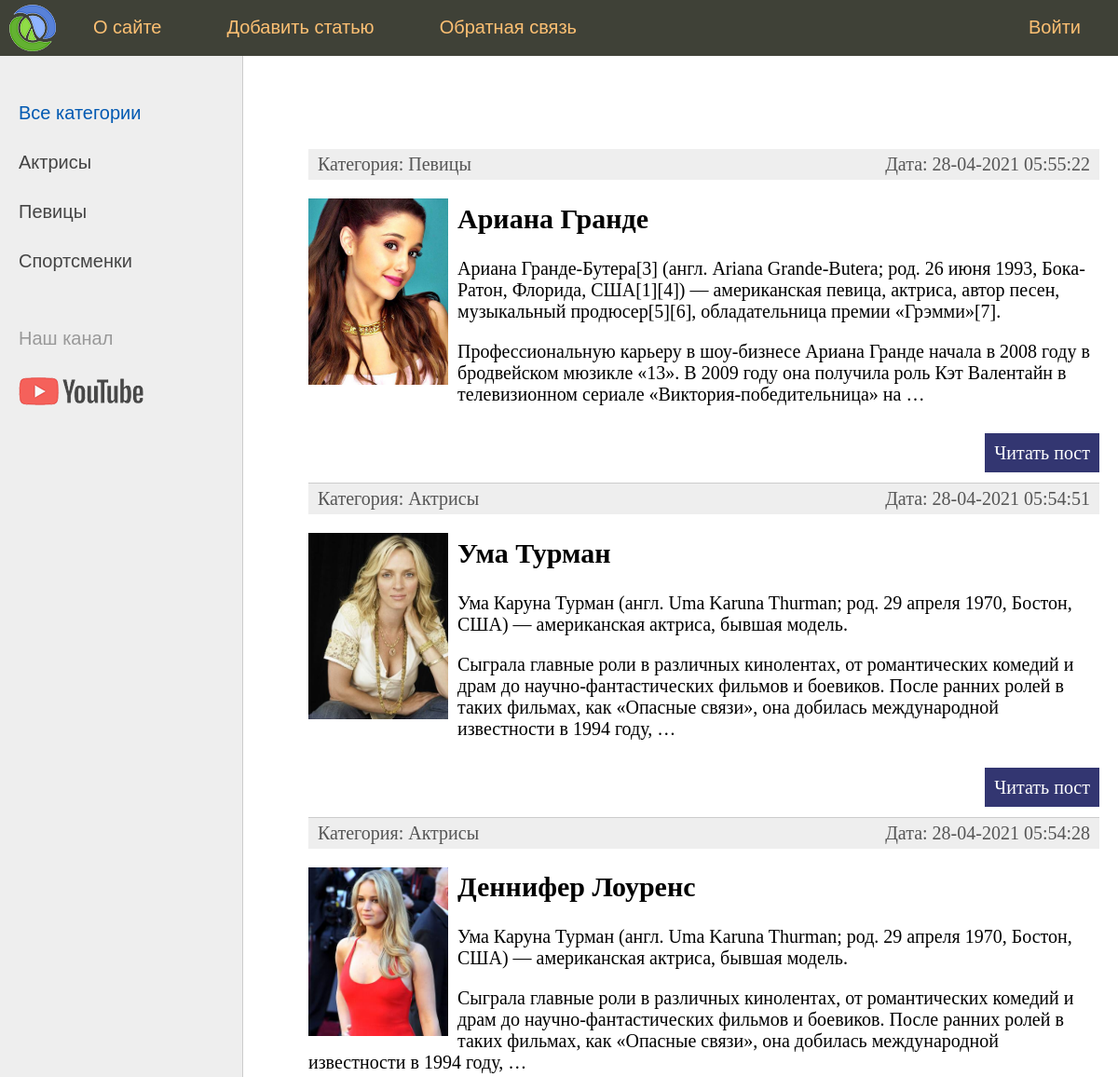
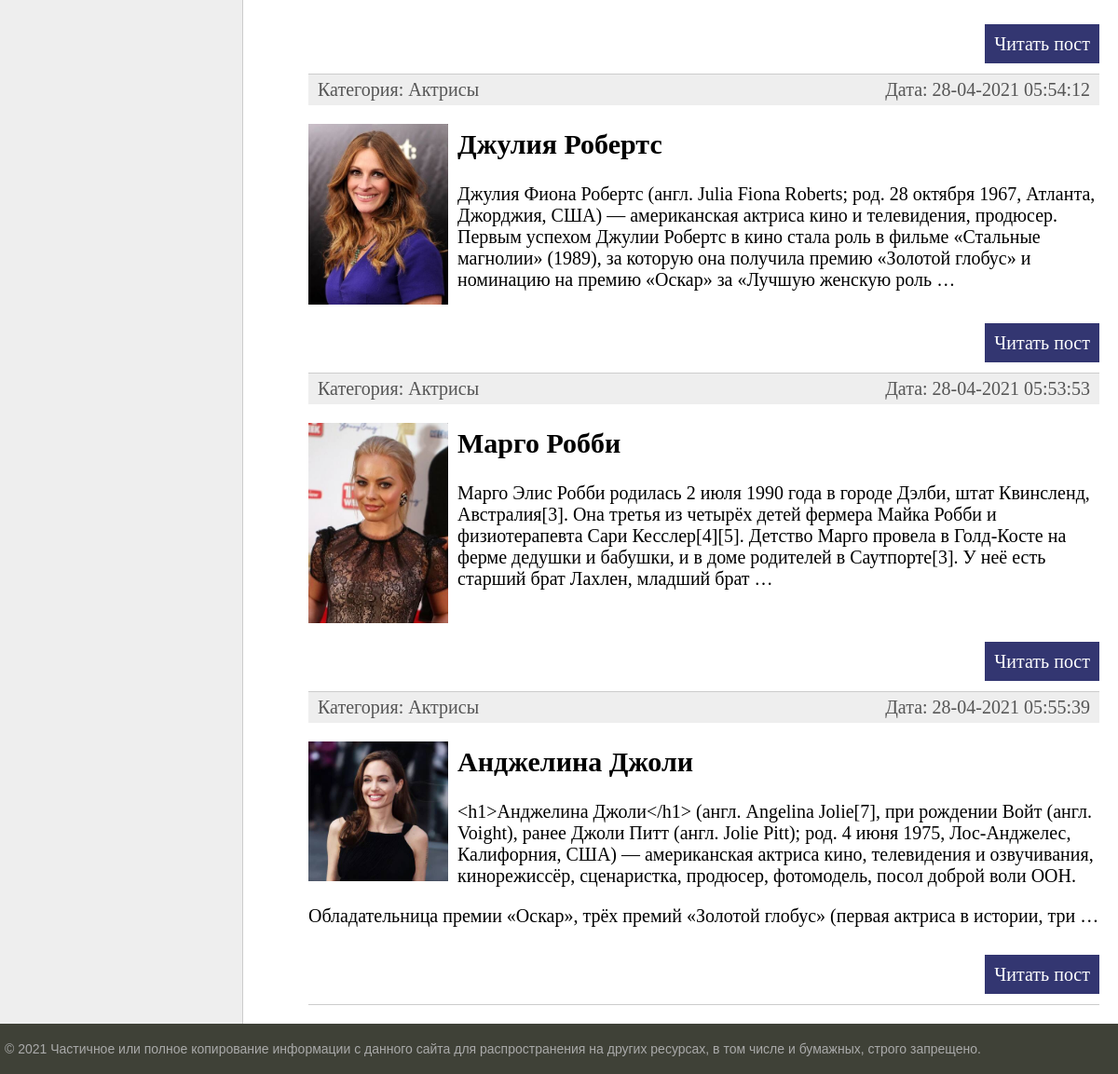
The page / on the database its author committed (2 pictures, top to bottom).
### women/models.py (models this page shows, shortened)
class Category(models.Model):
    name = models.CharField(max_length=100, db_index=True, verbose_name="Категория")
    def __str__(self):
        return self.name
    def get_absolute_url(self):
        return reverse('category', kwargs={'cat_id': self.pk})
    class Meta:
        verbose_name = 'Категория'
        verbose_name_plural = 'Категории'
        ordering = ['id']

class Women(models.Model):
    title = models.CharField(max_length=255, verbose_name="Заголовок")
    content = models.TextField(blank=True, verbose_name="Текст статьи")
    photo = models.ImageField(upload_to="photos/%Y/%m/%d/", verbose_name="Фото")
    time_create = models.DateTimeField(auto_now_add=True, verbose_name="Время создания")
    time_update = models.DateTimeField(auto_now=True, verbose_name="Время изменения")
    is_published = models.BooleanField(default=True, verbose_name="Публикация")
    cat = models.ForeignKey('Category', on_delete=models.PROTECT, null=True, verbose_name="Категории")
    def get_absolute_url(self):
        return reverse('post', kwargs={'post_id': self.pk})
    class Meta:
        verbose_name = 'Известные женщины'
        verbose_name_plural = 'Известные женщины'
        ordering = ['-time_create', 'title']

### women/views.py (the view)
# urls.py: path('', index, name='home'),
def index(request):
    posts = Women.objects.all()
    context = {
        'posts': posts,
        'menu': menu,
        'title': 'Главная страница',
        'cat_selected': 0,
    }
    return render(request, 'women/index.html', context=context)

### women/templatetags/women_tags.py (called while the page is built)
@register.inclusion_tag('women/list_categories.html')
def show_categories(sort=None, cat_selected=0):
    if not sort:
        cats = Category.objects.all()
    else:
        cats = Category.objects.order_by(sort)
    return {"cats": cats, "cat_selected": cat_selected}

### women/templates/women/index.html (shortened to what this page needs)
{% extends 'women/base.html' %}
{% block content %}
<ul class="list-articles">
	{% for p in posts %}
			<li><div class="article-panel">
	<p class="first">Категория: {{p.cat}}</p>
	<p class="last">Дата: {{p.time_update|date:"d-m-Y H:i:s"}}</p>
</div>
{% if p.photo %}
	<p><img class="img-article-left thumb" src="{{p.photo.url}}"></p>
{% endif %}
				<h2>{{p.title}}</h2>
	{% autoescape on %}
	{{p.content|linebreaks|truncatewords:50}}
	{% endautoescape %}
			<p class="link-read-post"><a href="{{ p.get_absolute_url }}">Читать пост</a></p>
			</li>
	{% endfor %}
</ul>
{% endblock %}

### women/templates/women/list_categories.html
{% for c in cats %}
	{% if c.pk == cat_selected %}
		<li class="selected">{{c.name}}</li>
	{% else %}
		<li><a href="{{ c.get_absolute_url }}">{{c.name}}</a></li>
	{% endif %}
{% endfor %}

### women/static/women/css/styles.css (style rules this page uses)
html, body { font-family: 'Arial'; margin: 0; padding: 0; height: 100%; width: 100%; color: #444; }
a { color: #0059b2; text-decoration: none; }
img { max-width: 600px; height: auto; }
img.img-article-left { max-width: 300px; height: auto; float: left; padding: 0 10px 10px 0; }
img.img-article-left.thumb { max-width: 150px; height: auto; }
p.link-read-post { text-align: right; }
p.link-read-post a { padding: 10px; min-width: 100px; background: #333671; color: #fff; text-decoration: none; }
div.article-panel { background: #eee; padding: 5px 10px 5px 10px; box-sizing border-box; overflow: hidden; color: #555; }
div.article-panel p.first { margin: 0; float: left; }
div.article-panel p.last { margin: 0; float: right; }
ul.list-articles { list-style: none; margin: 0; padding: 0; }
ul.list-articles li { border-bottom: 1px solid #ccc; }
.left-chapters ul li { margin: 30px 0 0 0; color: #999; }
.left-chapters ul li a { color: #444; text-decoration: none; }

### rows shown on the page
Category: name "Актрисы"
Category: name "Певицы"
Category: name "Спортсменки"
Women: cat "Певицы", time_update "28-04-2021 05:55:22", photo (picture), title "Ариана Гранде", content "Ариана Гранде-Бутера[3] (англ. Ariana Grande-Butera; род. 26 июня 1993, Бока-Ратон, Флорида, США[1][4]) — американская певица, актриса, автор песен, музыкальный продюсер[5][6], обладательница премии «Грэмми»[7]. Профессиональную карьеру в шоу-бизнесе Ариана Гранде начала в 2008 году в бродвейском мюзикле «13». В 2009 году она получила роль Кэт Валентайн в телевизионном сериале «Виктория-победительница» на …"
Women: cat "Актрисы", time_update "28-04-2021 05:54:51", photo (picture), title "Ума Турман", content "Ума Каруна Турман (англ. Uma Karuna Thurman; род. 29 апреля 1970, Бостон, США) — американская актриса, бывшая модель. Сыграла главные роли в различных кинолентах, от романтических комедий и драм до научно-фантастических фильмов и боевиков. После ранних ролей в таких фильмах, как «Опасные связи», она добилась международной известности в 1994 году, …"
Women: cat "Актрисы", time_update "28-04-2021 05:54:28", photo (picture), title "Деннифер Лоуренс", content "Ума Каруна Турман (англ. Uma Karuna Thurman; род. 29 апреля 1970, Бостон, США) — американская актриса, бывшая модель. Сыграла главные роли в различных кинолентах, от романтических комедий и драм до научно-фантастических фильмов и боевиков. После ранних ролей в таких фильмах, как «Опасные связи», она добилась международной известности в 1994 году, …"
Women: cat "Актрисы", time_update "28-04-2021 05:54:12", photo (picture), title "Джулия Робертс", content "Джулия Фиона Робертс (англ. Julia Fiona Roberts; род. 28 октября 1967, Атланта, Джорджия, США) — американская актриса кино и телевидения, продюсер. Первым успехом Джулии Робертс в кино стала роль в фильме «Стальные магнолии» (1989), за которую она получила премию «Золотой глобус» и номинацию на премию «Оскар» за «Лучшую женскую роль …"
Women: cat "Актрисы", time_update "28-04-2021 05:53:53", photo (picture), title "Марго Робби", content "Марго Элис Робби родилась 2 июля 1990 года в городе Дэлби, штат Квинсленд, Австралия[3]. Она третья из четырёх детей фермера Майка Робби и физиотерапевта Сари Кесслер[4][5]. Детство Марго провела в Голд-Косте на ферме дедушки и бабушки, и в доме родителей в Саутпорте[3]. У неё есть старший брат Лахлен, младший брат …"
Women: cat "Актрисы", time_update "28-04-2021 05:55:39", photo (picture), title "Анджелина Джоли", content "<h1>Анджелина Джоли</h1> (англ. Angelina Jolie[7], при рождении Войт (англ. Voight), ранее Джоли Питт (англ. Jolie Pitt); род. 4 июня 1975, Лос-Анджелес, Калифорния, США) — американская актриса кино, телевидения и озвучивания, кинорежиссёр, сценаристка, продюсер, фотомодель, посол доброй воли ООН. Обладательница премии «Оскар», трёх премий «Золотой глобус» (первая актриса в истории, три …"

### other values the page prints
{{ m.title }} "О сайте" "Добавить статью" "Обратная связь"
{{ m.title }} "Войти"
